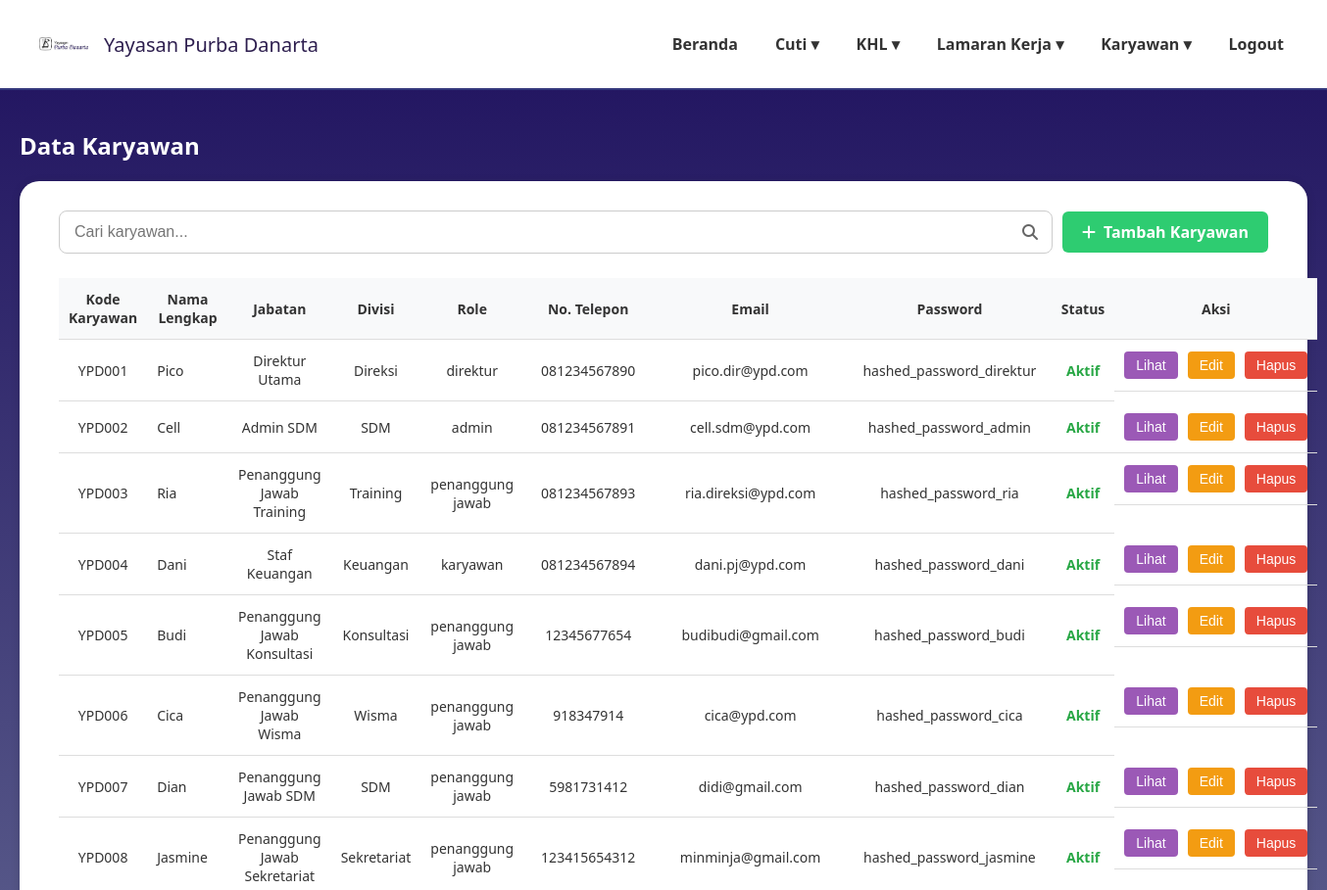
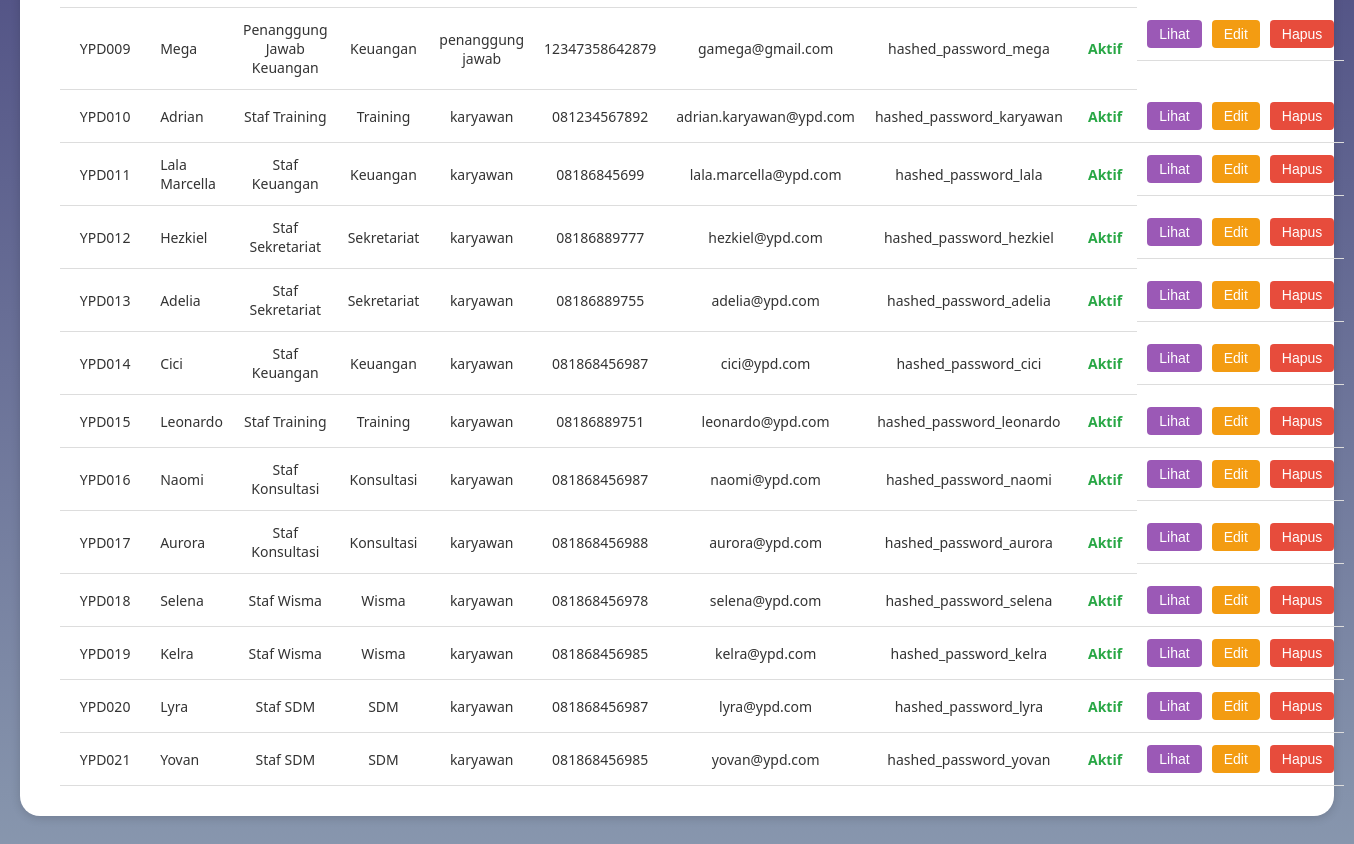
/data_karyawan.php, run on the app's committed database (2 pictures, top to bottom).
### tables this page shows
CREATE TABLE `data_karyawan` (
  `id_karyawan` int(11) NOT NULL,
  `kode_karyawan` varchar(20) NOT NULL,
  `nama_lengkap` varchar(100) NOT NULL,
  `email` varchar(100) NOT NULL,
  `password` varchar(255) NOT NULL,
  `jabatan` varchar(50) NOT NULL,
  `divisi` varchar(50) NOT NULL,
  `role` enum('karyawan','direktur','admin','penanggung jawab') NOT NULL DEFAULT 'karyawan',
  `no_telp` varchar(20) DEFAULT NULL,
  `sisa_cuti_tahunan` int(3) DEFAULT 12,
  `sisa_cuti_lustrum` int(3) DEFAULT 5,
  `status_aktif` enum('aktif','non_aktif') NOT NULL DEFAULT 'aktif',
  `created_at` timestamp NOT NULL DEFAULT current_timestamp()
);

### data_karyawan.php (the view, shortened to what this page needs)
<?php
require_once 'config.php';
$sql = "SELECT id_karyawan, kode_karyawan, nama_lengkap, email, password, jabatan, divisi, role, no_telp, status_aktif, created_at
        FROM data_karyawan
        ORDER BY kode_karyawan";
$result = $conn->query($sql);
$karyawan = [];
if ($result->num_rows > 0) {
    while($row = $result->fetch_assoc()) {
        $karyawan[] = $row;
    }
}
?>
<!DOCTYPE html>
<html lang="id">
<head>
    <link rel="stylesheet" href="https://cdnjs.cloudflare.com/ajax/libs/font-awesome/6.4.0/css/all.min.css">
</head>
<body>
    <header>
        <div class="logo">
            <img src="image/namayayasan.png" alt="Logo Yayasan">
            <span>Yayasan Purba Danarta</span>
        </div>
        <nav>
            <ul>
                <li><a href="dashboardadmin.php">Beranda</a></li>
                <li><a href="#">Cuti ▾</a>
                </li>
                <li><a href="#">KHL ▾</a>
                </li>
                <li><a href="#">Lamaran Kerja ▾</a>
                </li>
                <li><a href="#">Karyawan ▾</a>
                </li>
                <li><a href="logout2.php">Logout</a></li>
            </ul>
        </nav>
    </header>
    <main>
        <div class="welcome-section">
            <h2>Data Karyawan</h2>
        </div>
        <div class="card">
            <div class="search-container">
                <div class="search-box">
                    <input type="text" id="searchInput" placeholder="Cari karyawan...">
                    <i class="fas fa-search search-icon" id="searchButton"></i>
                </div>
                <a href="tambah_karyawan.php" class="btn btn-tambah">
                    <i class="fas fa-plus"></i> Tambah Karyawan
                </a>
            </div>
            <table class="data-table" id="employeeTable">
                <thead>
                    <tr>
                        <th>Kode Karyawan</th>
                        <th>Nama Lengkap</th>
                        <th>Jabatan</th>
                        <th>Divisi</th>
                        <th>Role</th>
                        <th>No. Telepon</th>
                        <th>Email</th>
                        <th>Password</th>
                        <th>Status</th>
                        <th>Aksi</th>
                    </tr>
                </thead>
                <tbody id="tableBody">
                    <?php if (empty($karyawan)): ?>
                        <tr>
                            <td colspan="10" class="no-results">Belum ada data karyawan</td>
                        </tr>
                    <?php else: ?>
                        <?php foreach($karyawan as $data): ?>
                        <tr>
                            <td><?php echo htmlspecialchars($data['kode_karyawan']); ?></td>
                            <td class='text-left'><?php echo htmlspecialchars($data['nama_lengkap']); ?></td>
                            <td><?php echo htmlspecialchars($data['jabatan']); ?></td>
                            <td><?php echo htmlspecialchars($data['divisi']); ?></td>
                            <td><?php echo htmlspecialchars($data['role']); ?></td>
                            <td><?php echo htmlspecialchars($data['no_telp']); ?></td>
                            <td><?php echo htmlspecialchars($data['email']); ?></td>
                            <td><?php echo htmlspecialchars($data['password']); ?></td>
                            <td>
                                <span class="<?php echo $data['status_aktif'] == 'aktif' ? 'status-aktif' : 'status-non-aktif'; ?>">
                                    <?php echo ucfirst($data['status_aktif']); ?>
                                </span>
                            </td>
                            <td class='action-cell'>
                                <button class='action-btn btn-lihat' data-id='<?php echo $data['id_karyawan']; ?>'>Lihat</button>
                                <button class='action-btn btn-edit' data-id='<?php echo $data['id_karyawan']; ?>'>Edit</button>
                                <button class='action-btn btn-hapus-small' data-id='<?php echo $data['id_karyawan']; ?>' data-nama='<?php echo htmlspecialchars($data['nama_lengkap']); ?>'>Hapus</button>
                            </td>
                        </tr>
                        <?php endforeach; ?>
                    <?php endif; ?>
                </tbody>
            </table>
        </div>
    </main>
</body>
</html>

### data_karyawan.php (style rules this page uses)
body { margin:0; font-family:'Segoe UI', Tahoma, Geneva, Verdana, sans-serif; background: linear-gradient(180deg,#1E105E 0%,#8897AE 100%); min-height:100vh; color:#333; }
header { background:rgba(255,255,255,1); padding:20px 40px; display:flex; justify-content:space-between; align-items:center; border-bottom:2px solid #34377c; }
.logo { display:flex; align-items:center; gap:16px; font-weight:500; font-size:20px; color:#2e1f4f; }
.logo img { width: 50px; height: 50px; object-fit: contain; }
nav ul { list-style:none; margin:0; padding:0; display:flex; gap:30px; }
nav li { position:relative; }
nav a { text-decoration:none; color:#333; font-weight:600; padding:8px 4px; display:block; }
main { max-width:1400px; margin:40px auto; padding:0 20px; }
.card { background:#fff; border-radius:20px; padding:30px 40px; box-shadow:0 2px 10px rgba(0,0,0,0.15); }
.data-table { width: 100%; border-collapse: collapse; font-size: 14px; text-align: center; }
.data-table th, .data-table td { padding: 12px 10px; border-bottom: 1px solid #ddd; vertical-align:middle; }
.data-table .text-left { text-align: left; }
.data-table th { background-color: #f8f9fa; font-weight: 600; }
.btn-lihat { display: inline-block; padding: 6px 12px; border-radius: 5px; text-decoration: none; color: #fff; font-weight: bold; background-color: #4a3f81; }
.search-container { display: flex; gap: 10px; margin-bottom: 25px; align-items: center; }
.search-box { flex-grow: 1; position: relative; }
.search-box input { width: 100%; padding: 12px 45px 12px 15px; border: 1px solid #ccc; border-radius: 8px; font-size: 16px; box-sizing: border-box; }
.search-icon { position: absolute; right: 15px; top: 50%; transform: translateY(-50%); color: #666; cursor: pointer; }
.btn { padding: 10px 20px; border: none; border-radius: 6px; cursor: pointer; font-weight: 600; display: flex; align-items: center; gap: 8px; transition: all 0.3s ease; text-decoration: none; }
.btn-tambah { background-color: #2ecc71; color: white; }
.action-cell { display: flex; gap: 10px; justify-content: center; }
.action-btn { padding: 6px 12px; border-radius: 4px; font-size: 14px; font-weight: 500; cursor: pointer; transition: all 0.2s ease; border: none; }
.btn-lihat { background-color: #9b59b6; color: white; }
.btn-edit { background-color: #f39c12; color: white; }
.btn-hapus-small { background-color: #e74c3c; color: white; }
.welcome-section { margin-bottom: 20px; }
.welcome-section h2 { color: #ffffffff; font-size: 24px; margin-bottom: 20px; }
.status-aktif { color: #28a745; font-weight: bold; }

### data on the page
data_karyawan: kode_karyawan "YPD001", nama_lengkap "Pico", jabatan "Direktur Utama", divisi "Direksi", role "direktur", no_telp "081234567890", email "pico.dir@ypd.com", password "hashed_password_direktur", status_aktif "Aktif"
data_karyawan: kode_karyawan "YPD002", nama_lengkap "Cell", jabatan "Admin SDM", divisi "SDM", role "admin", no_telp "081234567891", email "cell.sdm@ypd.com", password "hashed_password_admin", status_aktif "Aktif"
data_karyawan: kode_karyawan "YPD003", nama_lengkap "Ria", jabatan "Penanggung Jawab Training", divisi "Training", role "penanggung jawab", no_telp "081234567893", email "ria.direksi@ypd.com", password "hashed_password_ria", status_aktif "Aktif"
data_karyawan: kode_karyawan "YPD004", nama_lengkap "Dani", jabatan "Staf Keuangan", divisi "Keuangan", role "karyawan", no_telp "081234567894", email "dani.pj@ypd.com", password "hashed_password_dani", status_aktif "Aktif"
data_karyawan: kode_karyawan "YPD005", nama_lengkap "Budi", jabatan "Penanggung Jawab Konsultasi", divisi "Konsultasi", role "penanggung jawab", no_telp "12345677654", email "budibudi@gmail.com", password "hashed_password_budi", status_aktif "Aktif"
data_karyawan: kode_karyawan "YPD006", nama_lengkap "Cica", jabatan "Penanggung Jawab Wisma", divisi "Wisma", role "penanggung jawab", no_telp "918347914", email "cica@ypd.com", password "hashed_password_cica", status_aktif "Aktif"
data_karyawan: kode_karyawan "YPD007", nama_lengkap "Dian", jabatan "Penanggung Jawab SDM", divisi "SDM", role "penanggung jawab", no_telp "5981731412", email "didi@gmail.com", password "hashed_password_dian", status_aktif "Aktif"
data_karyawan: kode_karyawan "YPD008", nama_lengkap "Jasmine", jabatan "Penanggung Jawab Sekretariat", divisi "Sekretariat", role "penanggung jawab", no_telp "123415654312", email "minminja@gmail.com", password "hashed_password_jasmine", status_aktif "Aktif"
data_karyawan: kode_karyawan "YPD009", nama_lengkap "Mega", jabatan "Penanggung Jawab Keuangan", divisi "Keuangan", role "penanggung jawab", no_telp "12347358642879", email "gamega@gmail.com", password "hashed_password_mega", status_aktif "Aktif"
data_karyawan: kode_karyawan "YPD010", nama_lengkap "Adrian", jabatan "Staf Training", divisi "Training", role "karyawan", no_telp "081234567892", email "adrian.karyawan@ypd.com", password "hashed_password_karyawan", status_aktif "Aktif"
data_karyawan: kode_karyawan "YPD011", nama_lengkap "Lala Marcella", jabatan "Staf Keuangan", divisi "Keuangan", role "karyawan", no_telp "08186845699", email "lala.marcella@ypd.com", password "hashed_password_lala", status_aktif "Aktif"
data_karyawan: kode_karyawan "YPD012", nama_lengkap "Hezkiel", jabatan "Staf Sekretariat", divisi "Sekretariat", role "karyawan", no_telp "08186889777", email "hezkiel@ypd.com", password "hashed_password_hezkiel", status_aktif "Aktif"
data_karyawan: kode_karyawan "YPD013", nama_lengkap "Adelia", jabatan "Staf Sekretariat", divisi "Sekretariat", role "karyawan", no_telp "08186889755", email "adelia@ypd.com", password "hashed_password_adelia", status_aktif "Aktif"
data_karyawan: kode_karyawan "YPD014", nama_lengkap "Cici", jabatan "Staf Keuangan", divisi "Keuangan", role "karyawan", no_telp "081868456987", email "cici@ypd.com", password "hashed_password_cici", status_aktif "Aktif"
data_karyawan: kode_karyawan "YPD015", nama_lengkap "Leonardo", jabatan "Staf Training", divisi "Training", role "karyawan", no_telp "08186889751", email "leonardo@ypd.com", password "hashed_password_leonardo", status_aktif "Aktif"
data_karyawan: kode_karyawan "YPD016", nama_lengkap "Naomi", jabatan "Staf Konsultasi", divisi "Konsultasi", role "karyawan", no_telp "081868456987", email "naomi@ypd.com", password "hashed_password_naomi", status_aktif "Aktif"
data_karyawan: kode_karyawan "YPD017", nama_lengkap "Aurora", jabatan "Staf Konsultasi", divisi "Konsultasi", role "karyawan", no_telp "081868456988", email "aurora@ypd.com", password "hashed_password_aurora", status_aktif "Aktif"
data_karyawan: kode_karyawan "YPD018", nama_lengkap "Selena", jabatan "Staf Wisma", divisi "Wisma", role "karyawan", no_telp "081868456978", email "selena@ypd.com", password "hashed_password_selena", status_aktif "Aktif"
data_karyawan: kode_karyawan "YPD019", nama_lengkap "Kelra", jabatan "Staf Wisma", divisi "Wisma", role "karyawan", no_telp "081868456985", email "kelra@ypd.com", password "hashed_password_kelra", status_aktif "Aktif"
data_karyawan: kode_karyawan "YPD020", nama_lengkap "Lyra", jabatan "Staf SDM", divisi "SDM", role "karyawan", no_telp "081868456987", email "lyra@ypd.com", password "hashed_password_lyra", status_aktif "Aktif"
data_karyawan: kode_karyawan "YPD021", nama_lengkap "Yovan", jabatan "Staf SDM", divisi "SDM", role "karyawan", no_telp "081868456985", email "yovan@ypd.com", password "hashed_password_yovan", status_aktif "Aktif"
